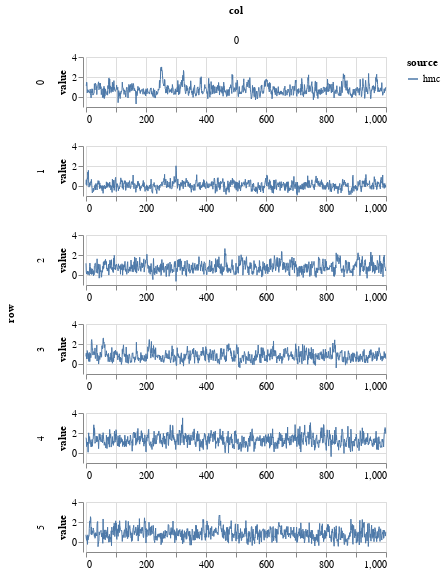

Write notebook code for a chart like this one.
### Code cell
param = 'beta'
df = get_post_df(np.squeeze(ps[param]).reshape(1000,6,1)) 
df['source'] = 'hmc'
plot_line(df) 
# &\
# plot_correlations(ibis['jitter_corrs'][param], height = 150)

### Figure 1 — Vega-Lite specification as saved in the notebook (floating-point values rounded to 4 significant figures; data arrays with more than 128 entries replaced by an {"elided": "..."} marker saying what was removed)
{"config": {"view": {"continuousWidth": 400, "continuousHeight": 300}}, "data": {"name": "data-e76af6546d14938f98a5072fdd6085e9"}, "mark": {"type": "line", "strokeWidth": 1}, "encoding": {"color": {"type": "nominal", "field": "source"}, "column": {"type": "quantitative", "field": "col"}, "row": {"type": "quantitative", "field": "row"}, "x": {"type": "quantitative", "field": "idx", "title": null}, "y": {"type": "quantitative", "field": "value"}}, "height": 50, "resolve": {"scale": {"x": "independent"}}, "width": 300, "$schema": "https://vega.github.io/schema/vega-lite/v4.8.1.json", "datasets": {"data-e76af6546d14938f98a5072fdd6085e9": {"elided": "6000 records"}}}
